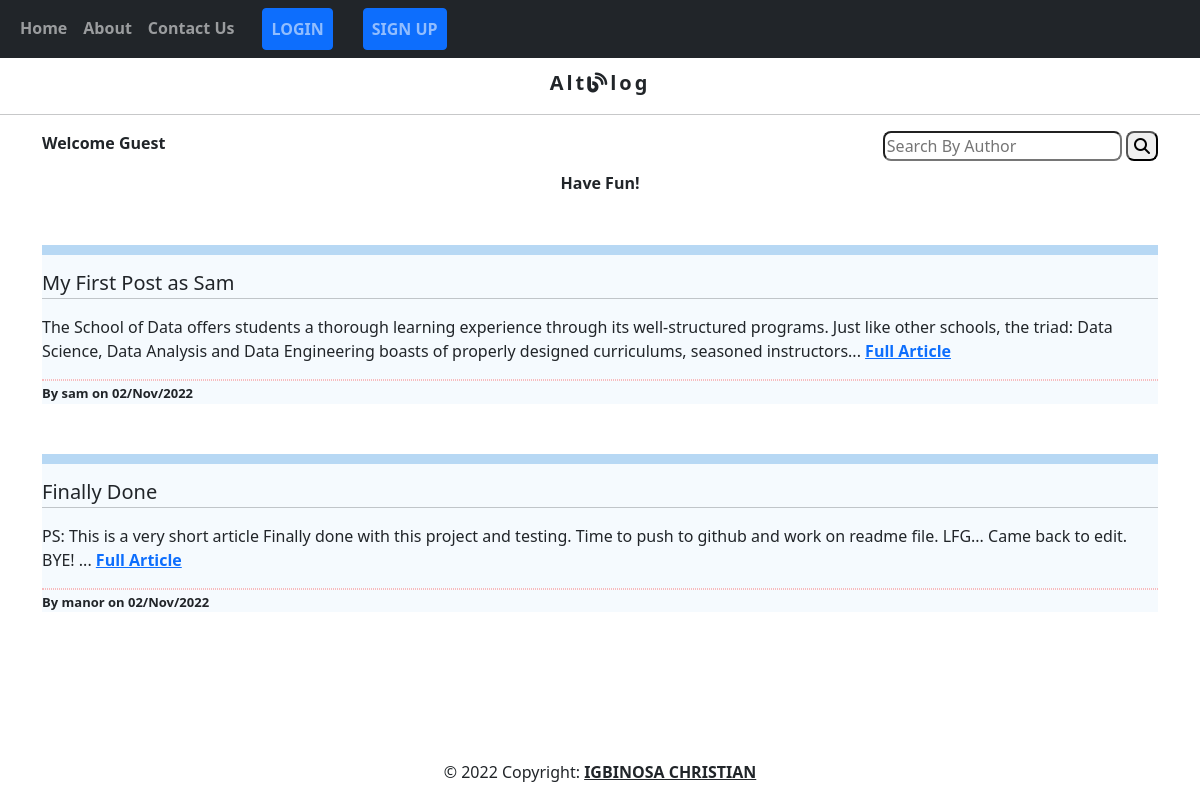
Before: / with the older database file.
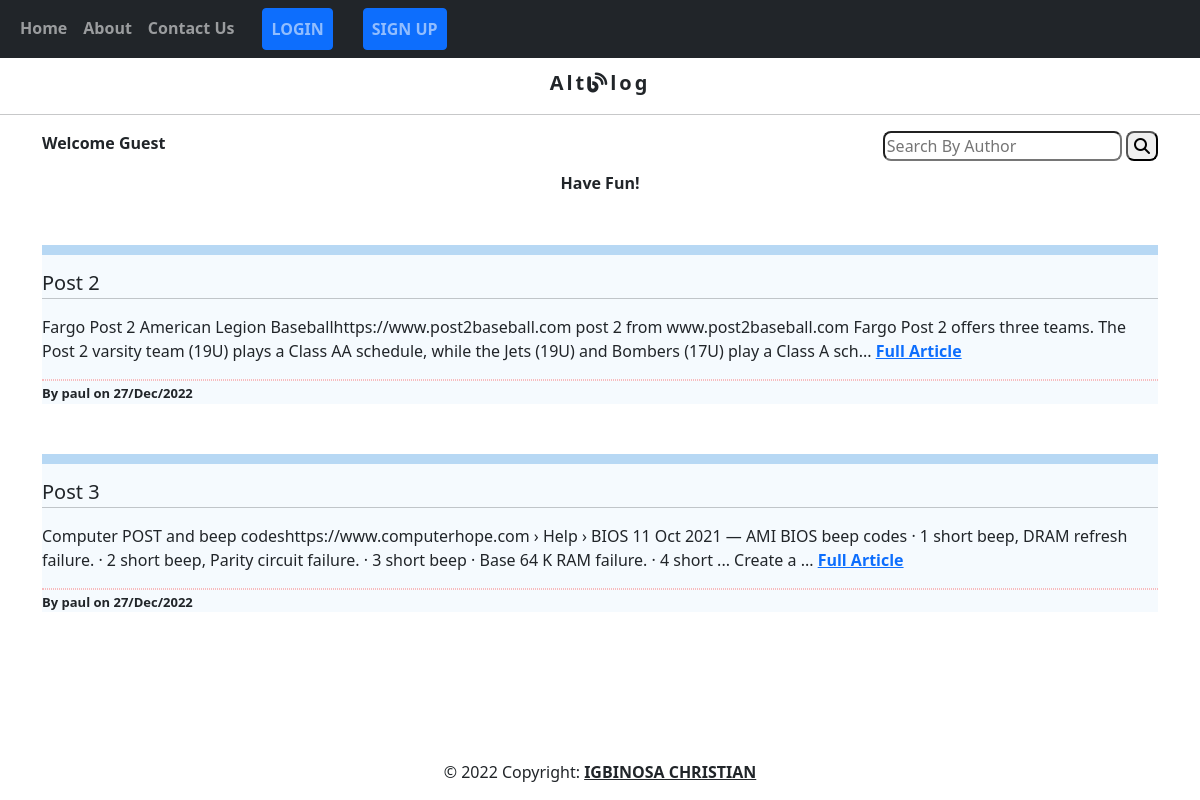
After: the same page with the newer database file.
### main.py (models this page shows, shortened)
class Post(db.Model):
    id=db.Column(db.Integer(),primary_key=True)
    author = db.Column(db.String(150),nullable=False)
    title = db.Column(db.String(255),nullable=False)
    content = db.Column(db.String(),nullable=False)
    date = db.Column(db.DateTime(), nullable=False, default = datetime.now())

### main.py (the view)
@app.route('/')
def index():
    posts = Post.query.all()
    return render_template('index.html', posts=posts)

### templates/index.html
{% extends "base.html" %} {% block title %}Home{% endblock %}
{%block content%}
    {%if current_user.is_authenticated%}
        <div class="top">
            <div class="greeting">
                <p>Welcome <a href="/my_posts/{{current_user.username}}">{{current_user.username}}</a></p>
            </div>
            <div class="addPost">
                <a id="add-btn" class="btn btn-primary btn-sm" href="/add_post/{{current_user.username}}">ADD POST</a>
            </div>
            <div class="search">
                <form action="{{url_for('results')}}" method="POST">
                    <input name="search" type="search" placeholder="Author Search">
                    <button type="submit"><i class="fa fa-search"></i></button>
                </form>
            </div>
        </div>
        <div class="allPosts">
            <p>Have Fun!</p>
        </div>
        {% for post in posts%}
            <div class="main-blog">
                <hr class="big-hr">
                <div class="title-block">
                    <h4>{{post['title']}}</h4>
                    {%if current_user.username == post.author%}
                        <div class="edit">
                            <a href="/update/{{post.id}}/"><i class="fa-solid fa-pen-to-square"></i></a>
                        </div>
                    {%endif%}
                </div>
                <hr class="title-hr">
                <div class="content-block">
                    <p>{{post['content'][0:250]}}... <a href="/read/{{post.id}}" >Full Article</a></p>
                </div>
                <hr class="dot-hr">
                <div class="post-details">
                    {%if current_user.username == post.author%}
                        <p>By ME <i class="fa-solid fa-face-smile"></i> on {{post['date'].strftime('%d/%b/%Y')}}</p>
                    {%else%}
                        <p>By {{post['author']}} on {{post['date'].strftime('%d/%b/%Y')}}</p>
                    {%endif%}
                    <form action="/save_post/{{post.id}}" method="POST" class="save_form">
                        <div>
                            <div>
                                <input id="submit" type="submit" class="btn btn-primary" value="Save Post">
                            </div>
                        </div>
                    </form>
                </div>
            </div>
        {%endfor%}
    {%else%}
        <div class="top">
            <div class="greeting">
                <p>Welcome Guest</p>
            </div>
            <div class="search">
                <form action="{{url_for('results')}}" method="POST">
                    <input type="search" name="search" placeholder="Search By Author">
                    <button type="submit"><i class="fa fa-search"></i></button>
                </form>
            </div>
        </div>
        <div class="allPosts">
            <p>Have Fun!</p>
        </div>
        {% for post in posts%}
            <div class="main-blog">
                <hr class="big-hr">
                <div class="title-block">
                    <h4>{{post['title']}}</h4>
                </div>
                <hr class="title-hr">
                <div class="content-block">
                    <p>{{post['content'][0:250]}}... <a href="/read/{{post.id}}" >Full Article</a></p>
                </div>
                <hr class="dot-hr">
                <div class="post-details">
                    <p>By {{post['author']}} on {{post['date'].strftime('%d/%b/%Y')}}</p>
                </div>
            </div>
        {%endfor%}
    {%endif%}
{%endblock%}

### templates/base.html (shortened to what this page needs)
<!DOCTYPE html>
<html lang="en">
  <head>
    <link
      href="https://cdn.jsdelivr.net/npm/bootstrap@5.0.2/dist/css/bootstrap.min.css"
      rel="stylesheet"
    />
    <link rel="stylesheet" href="{{url_for('static', filename='style.css')}}">
  </head>
  <body>
    <nav class="navbar navbar-expand-lg navbar-dark bg-dark">
      <div class="container-fluid">
        <div class="collapse navbar-collapse" id="navbar">
          {%if current_user.is_authenticated%}
              <div class="navbar-nav">
                  <a class="nav-item nav-link" href="/">Home</a>
                  <a class="nav-item nav-link" href="/about">About</a>
                  <a class="nav-item nav-link" href="/contact_us">Contact Us</a>
                  <a id="posts" class="btn-primary btn nav-item nav-link" href="/my_posts/{{current_user.username}}">MY POSTS</a>
                  <a id="logout" class="btn-primary btn nav-item nav-link" href="/logout">LOG OUT</a>
              </div>
          {%else%}
              <div class="navbar-nav">
                  <a class="nav-item nav-link" href="/">Home</a>
                  <a class="nav-item nav-link" href="/about">About</a>
                  <a class="nav-item nav-link" href="/contact_us">Contact Us</a>
                  <a id="login" class="btn-primary btn nav-item nav-link" href="/login">LOGIN</a>
                  <a id="signup" class="btn-primary btn nav-item nav-link" href="/signup">SIGN UP</a>
             </div>
          {%endif%}
        </div>
      </div>
    </nav>
    <div class="logo">
        Alt<i class="fa-solid fa-blog"></i>log
    </div>
    <hr>
    <div class="container">{% block content %}{% endblock %}</div>
    <footer class="text-center text-lg-start">
      <div class="text-center p-3">
        © 2022 Copyright:
        <a class="text-dark" href="https://github.com/Igbinosa-Christian">IGBINOSA CHRISTIAN</a>
      </div>
    </footer>
  </body>
</html>

### static/style.css (style rules this page uses)
.logo { text-align: center; font-size: 20px; font-weight: bold; letter-spacing: 3px; padding-top: 10px; }
a { font-weight: bold; }
#login, #posts, #signup, #logout { margin-left: 20px; margin-right: 10px; font-weight: bold; }
.top { display: flex; }
.greeting { flex-grow: 7; text-align: left; font-weight: bold; }
.search input, .search button { border-radius: 8px; }
.allPosts { font-weight: bold; text-align: center; }
.main-blog { background-color: rgb(2, 117, 216, 0.04); }
.big-hr { background-color: rgb(2, 117, 216); border: 5px solid rgb(2, 117, 216); margin-top: 50px; }
.title-block { display: flex; }
.title-block h4 { font-size: 20px; flex-grow: 3; }
.title-hr { margin-top: -5px; }
.dot-hr { border: 1px dotted #ff0000; border-style: 2px dotted; color: #fff; background-color: #fff; }
.post-details { margin-top: -13px; font-size: small; font-weight: bold; }
footer { position: fixed; bottom: 0; width: 100%; }

Changed rows visible on the page:
removed Post: title "My First Post as Sam", content "The School of Data offers students a thorough learning experience through its well-structured programs. Just like other schools, the triad: Data Science, Data Analysis and Data Engineering boasts of properly designed curriculums, seasoned instructors", author "sam", date "02/Nov/2022"
removed Post: title "Finally Done", content "PS: This is a very short article Finally done with this project and testing. Time to push to github and work on readme file. LFG... Came back to edit. BYE!", author "manor", date "02/Nov/2022"
added Post: title "Post 2", content "Fargo Post 2 American Legion Baseballhttps://www.post2baseball.com post 2 from www.post2baseball.com Fargo Post 2 offers three teams. The Post 2 varsity team (19U) plays a Class AA schedule, while the Jets (19U) and Bombers (17U) play a Class A sch", author "paul", date "27/Dec/2022"
added Post: title "Post 3", content "Computer POST and beep codeshttps://www.computerhope.com › Help › BIOS 11 Oct 2021 — AMI BIOS beep codes · 1 short beep, DRAM refresh failure. · 2 short beep, Parity circuit failure. · 3 short beep · Base 64 K RAM failure. · 4 short ... Create a", author "paul", date "27/Dec/2022"
